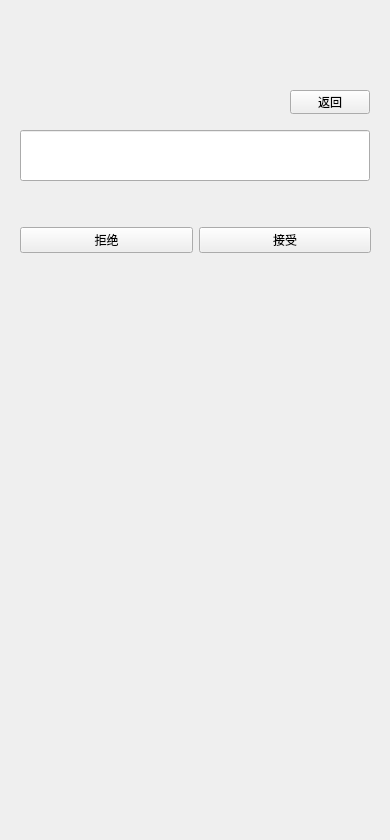
<?xml version="1.0" encoding="UTF-8"?>
<ui version="4.0">
 <class>New_friend</class>
 <widget class="QWidget" name="New_friend">
  <property name="geometry">
   <rect>
    <x>0</x>
    <y>0</y>
    <width>390</width>
    <height>840</height>
   </rect>
  </property>
  <property name="windowTitle">
   <string>Form</string>
  </property>
  <widget class="QLineEdit" name="let_text">
   <property name="geometry">
    <rect>
     <x>20</x>
     <y>130</y>
     <width>350</width>
     <height>51</height>
    </rect>
   </property>
   <property name="minimumSize">
    <size>
     <width>350</width>
     <height>51</height>
    </size>
   </property>
   <property name="alignment">
    <set>Qt::AlignCenter</set>
   </property>
  </widget>
  <widget class="QPushButton" name="btn_back">
   <property name="geometry">
    <rect>
     <x>290</x>
     <y>90</y>
     <width>80</width>
     <height>24</height>
    </rect>
   </property>
   <property name="text">
    <string>返回</string>
   </property>
  </widget>
  <widget class="QWidget" name="widget" native="true">
   <property name="geometry">
    <rect>
     <x>20</x>
     <y>210</y>
     <width>351</width>
     <height>61</height>
    </rect>
   </property>
   <layout class="QHBoxLayout" name="horizontalLayout">
    <item>
     <widget class="QPushButton" name="btn_reject">
      <property name="text">
       <string>拒绝</string>
      </property>
     </widget>
    </item>
    <item>
     <widget class="QPushButton" name="btn_accept">
      <property name="text">
       <string>接受</string>
      </property>
     </widget>
    </item>
   </layout>
  </widget>
 </widget>
 <resources/>
 <connections/>
</ui>
